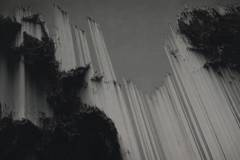
#> input picture windows/aureon_defender/noah_shield/looks/glitch-thumb.jpg, 240 x 160 px; its folder holds only this picture in this run
$ python -i icon.py   (imports and definitions only)
#> lines starting #> are read from the running program, lines starting #| are printed output that depends on the picture; after the words box and inside, x2 and y2 are one past the last pixel; in counts of white or black regions, pixels touching at a corner belong together
#> in make_set, im is the input picture: PIL image 240x160 RGB; mean R, G, B 78.3, 78.2, 77
"""Turn any picture into aureon.defender's icon set.

One photo becomes: the Windows .ico (title bar, taskbar, Start, installer), the window favicon, the toast icon,
and the phone home-screen icons (Android 192/512 + maskable, iPhone 180). The crop centres on the brightest
subject in the picture (a glowing figure, a lamp, a face in light) blended toward the middle so the scene around
it stays in frame, then rounds the corners into a soft squircle so it sits well beside other app icons.

Custom icons live in %LOCALAPPDATA%\\Aureon\\icon, a normal-permission folder Explorer and Action Center can read.
"""
import os
import shutil
import sys
from pathlib import Path

SIZES_ICO = [16, 20, 24, 32, 40, 48, 64, 96, 128, 256]
PNGS = {"icon.png": 256, "icon-180.png": 180, "icon-192.png": 192, "icon-512.png": 512}


def custom_dir():
    base = os.environ.get("AUREON_ICON_DIR") or Path(os.environ.get("LOCALAPPDATA", Path.home())) / "Aureon" / "icon"
    return Path(base)


# [14 lines left out: functions bundled_dir, find, not called in this run]


def focus_point(im):
    """Brightness-weighted centre of the brightest 0.6% of pixels, in 0..1 coordinates."""
    g = im.convert("L")
    small = g.resize((max(1, g.width // 4), max(1, g.height // 4)))
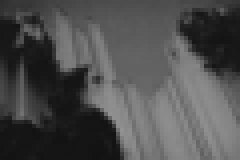
#> small: PIL image 60x40 L (shown 4 times larger); min 18, max 146, mean 78.2
    px = list(small.getdata())
#> px = 2400 values, max 146 at index 1950, min 18 at index 1928, mean 78.2
    cut = sorted(px)[int(len(px) * 0.994)]
#> cut = 142
    sx = sy = n = 0
    w = small.width
#> w = 60
    for i, v in enumerate(px):
        if v >= cut and v > 40:
            wgt = v - cut + 1
            sx += (i % w) * wgt
            sy += (i // w) * wgt
            n += wgt
#> this loop made 2400 passes
#> (wgt, sx, sy, n) on passes 1528, 1588, 1589, 1648, 1670, 1708, 1709, 1769, 1770, 1791, 1830, 1903: (2, 54, 50, 2), (1, 81, 76, 3), (1, 109, 102, 4), (1, 136, 129, 5), (1, 185, 156, 6), (4, 293, 268, 10), (1, 321, 296, 11), (2, 377, 354, 13), (1, 406, 383, 14), (1, 456, 412, 15), (3, 543, 502, 18), (1, 585, 533, 19)
#> v on passes 1 to 6: 47, 50, 53, 56, 56, 56
#> after the loop, n = 30; sx = 981; sy = 889
    if not n:
        return 0.5, 0.5
    return sx / n / small.width, sy / n / small.height


def square_crop(im, zoom=0.72):
    fx, fy = focus_point(im)
#> fx = 0.545; fy = 0.741
    cx, cy = 0.55 * fx + 0.45 * 0.5, 0.55 * fy + 0.45 * 0.5          # keep the scene around the subject
#> cx = 0.525; cy = 0.632
    side = int(min(im.width, im.height) * zoom)
#> side = 115
    left = min(max(int(cx * im.width - side / 2), 0), im.width - side)
#> left = 68
    top = min(max(int(cy * im.height - side / 2), 0), im.height - side)
#> top = 43
    return im.crop((left, top, left + side, top + side))
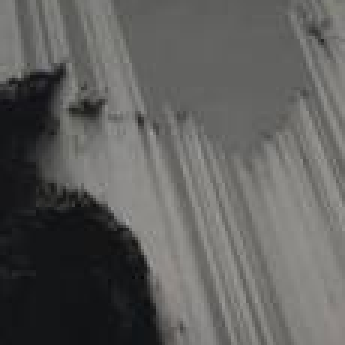
#> returned value: PIL image 115x115 RGB (shown 3 times larger); mean R, G, B 95.2, 94.9, 93


def squircle_mask(size, radius=0.235):
    from PIL import Image, ImageDraw
    k = 4                                                              # supersample for smooth edges
    m = Image.new("L", (size * k, size * k), 0)
    ImageDraw.Draw(m).rounded_rectangle((0, 0, size * k - 1, size * k - 1), int(size * k * radius), fill=255)
    return m.resize((size, size), Image.LANCZOS)


def render(square, size, rounded=True):
    from PIL import Image, ImageEnhance
    im = square.resize((size, size), Image.LANCZOS)
    if size <= 32:                                                    # small sizes need more punch to read
        im = ImageEnhance.Contrast(ImageEnhance.Brightness(im).enhance(1.25)).enhance(1.25)
    if not rounded:
        return im.convert("RGB")
    out = Image.new("RGBA", (size, size), (0, 0, 0, 0))
    out.paste(im.convert("RGB"), (0, 0), squircle_mask(size))
    return out


def make_set(src, out_dir):
    """Writes icon.png, icon-180/192/512.png, icon-maskable-512.png and aureon.ico into out_dir. Returns the paths."""
    from PIL import Image, ImageOps
    out = Path(out_dir)
    out.mkdir(parents=True, exist_ok=True)
    with Image.open(src) as im:
        im = ImageOps.exif_transpose(im).convert("RGB")
        if min(im.size) < 64:
            raise ValueError("that picture is too small for an icon")
        sq = square_crop(im)
    paths = {}
    for name, size in PNGS.items():
        p = out / name
        render(sq, size, rounded=(name != "icon-180.png")).save(p)   # iPhone rounds its own corners
        paths[name] = p
#> this loop made 4 passes
#> pass 1, in make_set, `render(sq, size, rounded=(name != "icon-180.png")).save(p)`:
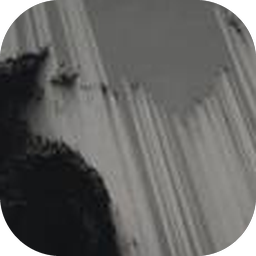
#> saved as icon.png: PIL image 256x256 RGBA; mean R, G, B, A 90.6, 90.4, 88.5, 242.9; transparent parts drawn white
#> after the loop, paths = 4 items
    mask = out / "icon-maskable-512.png"                              # Android adaptive: full bleed, OS crops it
    render(sq, 512, rounded=False).save(mask)
    paths["icon-maskable-512.png"] = mask
    ico = out / "aureon.ico"
    big = render(sq, 256)
#> call 4 of squircle_mask, with size = 256, radius = 0.235
#> in squircle_mask (call 4), `ImageDraw.Draw(m).rounded_rectangle((0, 0, size * k - 1, size * k - 1)..`:
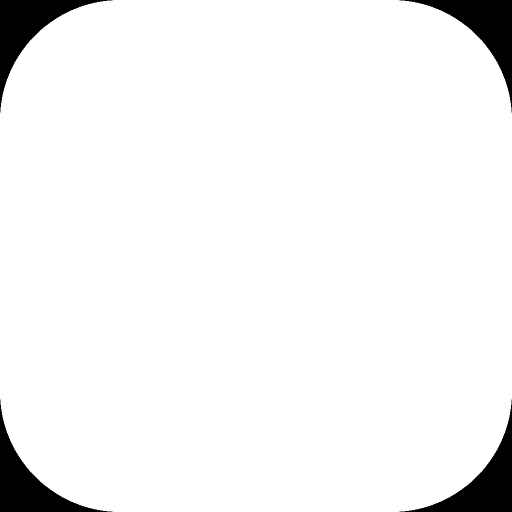
#> m: PIL image 1024x1024 L (shown at 1/2 size); 95.3% white; 4 black regions, box (x1, y1, x2, y2) and area: (0, 0, 225, 225) 12435, (799, 0, 1024, 225) 12435, (0, 799, 225, 1024) 12435, (799, 799, 1024, 1024) 12435
#> in squircle_mask (call 4), `return m.resize((size, size), Image.LANCZOS)`:
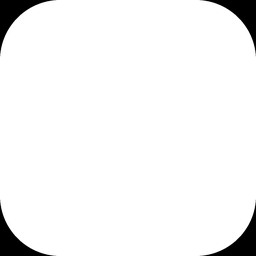
#> returned value: PIL image 256x256 L; min 0, max 255, mean 242.9
    big.save(ico, sizes=[(s, s) for s in SIZES_ICO])
    paths["aureon.ico"] = ico
    return paths


# [9 lines left out: function set_custom, not called in this run]


def reset():
    shutil.rmtree(custom_dir(), ignore_errors=True)
    apply_shell()


# [20 lines left out: function apply_shell, not called in this run]

>>> result = make_set('noah_shield/looks/glitch-thumb.jpg', 'out.png')
#> result = 6 items
